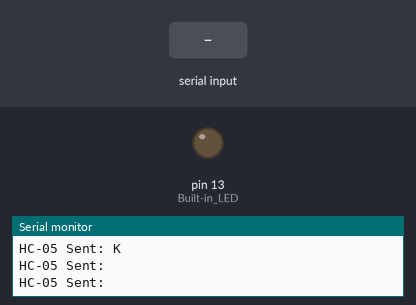
A sketch run on a simulated Arduino Mega 2560, built with avr-gcc and run on an emulated ATmega2560. Parts: output pins drawn as LEDs (lit = HIGH), the last lines printed to the serial monitor. Inputs (shaded band) come from the test bench. The modem accepts every AT command (registered, SIM ready, sends succeed) and sends nothing else.

Above: at 1.2 s.
1.3 s: "1" received over the second serial link
At 1.7 s:
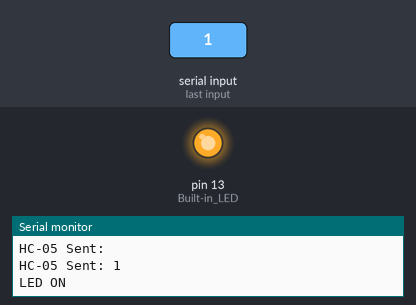
2.8 s: "0" received over the second serial link
At 4.0 s:
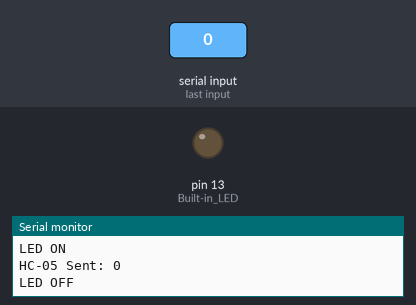
Timing chart, 0 to 5.8 s (numbered marks = the images above; inputs shaded):
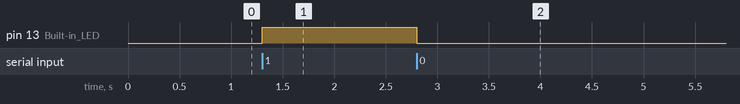

The sketch:

sketch_jun12b.ino
```cpp
char bluetoothData = 0;  // Stores incoming data

void setup() {
  Serial.begin(9600);    // For Serial Monitor (USB)
  Serial1.begin(9600);   // For HC-05 (TX1=18, RX1=19)
  pinMode(13, OUTPUT);   // Built-in LED

  Serial.println("Arduino Mega Ready!");
  Serial1.println("AT+NAMEHC05_BT");  // Optional: Rename HC-05 (if needed)
}

void loop() {
  if (Serial1.available() > 0) {       // Check if HC-05 sent data
    bluetoothData = Serial1.read();    // Read the byte

    // Print to Serial Monitor (for debugging)
    Serial.print("HC-05 Sent: ");
    Serial.println(bluetoothData);

    // Echo back to HC-05 (optional)
    Serial1.print("Arduino Received: ");
    Serial1.println(bluetoothData);

    // Control LED
    if (bluetoothData == '1') {
      digitalWrite(13, HIGH);
      Serial.println("LED ON");
      Serial1.println("LED ON");
    }
    else if (bluetoothData == '0') {
      digitalWrite(13, LOW);
      Serial.println("LED OFF");
      Serial1.println("LED OFF");
    }
  }
}
```

Measured:
- after the input at 1.3 s, pin 13 (Built-in_LED): LOW → HIGH at once
- after the input at 2.8 s, pin 13 (Built-in_LED): HIGH → LOW at once
